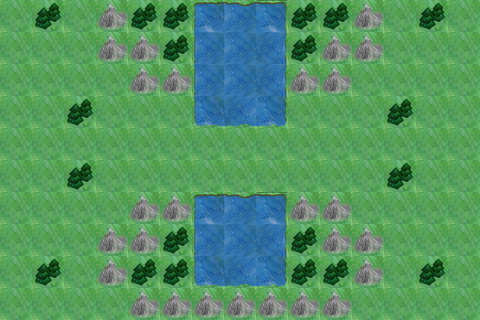

A 2D game scene composited from a Tiled map and its tileset images. What follows is a short description and the map's XML, with each tile layer's data collapsed to a summary:
An orthogonal 15x10 tile map with 32x32 px tiles, 1 tile layer (Background) and 17 objects.

<map version="1.0" orientation="orthogonal" width="15" height="10" tilewidth="32" tileheight="32">
 <tileset firstgid="1" name="TileLayer_background" tilewidth="32" tileheight="32">
  <image source="TileLayer_background.png" width="1024" height="1024" />
  <tile id="0">
   <properties>
    <property name="MovementCost" value="1" />
    <property name="TileType" value="Grass" />
    <property name="defensiveBonus" value="0" />
   </properties>
  </tile>
  <tile id="1">
   <properties>
    <property name="MovementCost" value="2" />
    <property name="TileType" value="Mountain" />
    <property name="defensiveBonus" value="4" />
   </properties>
  </tile>
  <tile id="32">
   <properties>
    <property name="MovementCost" value="4" />
    <property name="TileType" value="River" />
    <property name="defensiveBonus" value="0" />
   </properties>
  </tile>
  <tile id="33">
   <properties>
    <property name="MovementCost" value="1" />
    <property name="TileType" value="Forest" />
    <property name="defensiveBonus" value="2" />
   </properties>
  </tile>
  <tile id="64">
   <properties>
    <property name="MovementCost" value="4" />
    <property name="TileType" value="River" />
    <property name="defensiveBonus" value="0" />
   </properties>
  </tile>
  <tile id="65">
   <properties>
    <property name="MovementCost" value="4" />
    <property name="TileType" value="River" />
    <property name="defensiveBonus" value="0" />
   </properties>
  </tile>
  <tile id="66">
   <properties>
    <property name="MovementCost" value="4" />
    <property name="TileType" value="River" />
    <property name="defensiveBonus" value="0" />
   </properties>
  </tile>
  <tile id="96">
   <properties>
    <property name="MovementCost" value="4" />
    <property name="TileType" value="River" />
    <property name="defensiveBonus" value="0" />
   </properties>
  </tile>
  <tile id="97">
   <properties>
    <property name="MovementCost" value="4" />
    <property name="TileType" value="River" />
    <property name="defensiveBonus" value="0" />
   </properties>
  </tile>
  <tile id="98">
   <properties>
    <property name="MovementCost" value="4" />
    <property name="TileType" value="River" />
    <property name="defensiveBonus" value="0" />
   </properties>
  </tile>
  <tile id="128">
   <properties>
    <property name="MovementCost" value="4" />
    <property name="TileType" value="River" />
    <property name="defensiveBonus" value="0" />
   </properties>
  </tile>
  <tile id="129">
   <properties>
    <property name="MovementCost" value="4" />
    <property name="TileType" value="River" />
    <property name="defensiveBonus" value="0" />
   </properties>
  </tile>
  <tile id="130">
   <properties>
    <property name="MovementCost" value="4" />
    <property name="TileType" value="River" />
    <property name="defensiveBonus" value="0" />
   </properties>
  </tile>
  <tile id="160">
   <properties>
    <property name="MovementCost" value="4" />
    <property name="TileType" value="River" />
    <property name="defensiveBonus" value="0" />
   </properties>
  </tile>
  <tile id="161">
   <properties>
    <property name="MovementCost" value="4" />
    <property name="TileType" value="River" />
    <property name="defensiveBonus" value="0" />
   </properties>
  </tile>
  <tile id="162">
   <properties>
    <property name="MovementCost" value="4" />
    <property name="TileType" value="River" />
    <property name="defensiveBonus" value="0" />
   </properties>
  </tile>
 </tileset>
 <layer name="Background" width="15" height="10">
  <data>[150 cells, 150 non-empty, 12 distinct tile ids]</data>
 </layer>
 <objectgroup name="Units_P1" width="15" height="10">
  <object x="32" y="160" width="32" height="32">
   <properties>
    <property name="Type" value="ArmWagon" />
   </properties>
  </object>
  <object x="32" y="224" width="32" height="32">
   <properties>
    <property name="Type" value="BattleMage" />
   </properties>
  </object>
  <object x="32" y="32" width="32" height="32">
   <properties>
    <property name="Type" value="Scout" />
   </properties>
  </object>
  <object x="32" y="96" width="32" height="32">
   <properties>
    <property name="Type" value="Ranger" />
   </properties>
  </object>
  <object x="96" y="160" width="32" height="32">
   <properties>
    <property name="Type" value="Footman" />
   </properties>
  </object>
  <object x="96" y="96" width="32" height="32">
   <properties>
    <property name="Type" value="Footman" />
   </properties>
  </object>
  <object x="192" y="64" width="32" height="32">
   <properties>
    <property name="Type" value="Boat" />
   </properties>
  </object>
 </objectgroup>
 <objectgroup name="Units_P2" width="15" height="10">
  <object x="352" y="96" width="32" height="32">
   <properties>
    <property name="Type" value="Footman" />
   </properties>
  </object>
  <object x="352" y="160" width="32" height="32">
   <properties>
    <property name="Type" value="Footman" />
   </properties>
  </object>
  <object x="416" y="160" width="32" height="32">
   <properties>
    <property name="Type" value="ArmWagon" />
   </properties>
  </object>
  <object x="416" y="32" width="32" height="32">
   <properties>
    <property name="Type" value="Scout" />
   </properties>
  </object>
  <object x="416" y="96" width="32" height="32">
   <properties>
    <property name="Type" value="Ranger" />
   </properties>
  </object>
  <object x="416" y="224" width="32" height="32">
   <properties>
    <property name="Type" value="BattleMage" />
   </properties>
  </object>
 </objectgroup>
 <objectgroup name="Buildings_P1" width="15" height="10">
  <object x="0" y="96" width="32" height="64">
   <properties>
    <property name="Type" value="Castle" />
   </properties>
  </object>
  <object x="64" y="288" width="32" height="32">
   <properties>
    <property name="Type" value="Barracks" />
   </properties>
  </object>
 </objectgroup>
 <objectgroup name="Buildings_P2" width="15" height="10">
  <object x="448" y="96" width="32" height="64">
   <properties>
    <property name="Type" value="Castle" />
   </properties>
  </object>
  <object x="384" y="288" width="32" height="32" />
 </objectgroup>
</map>
